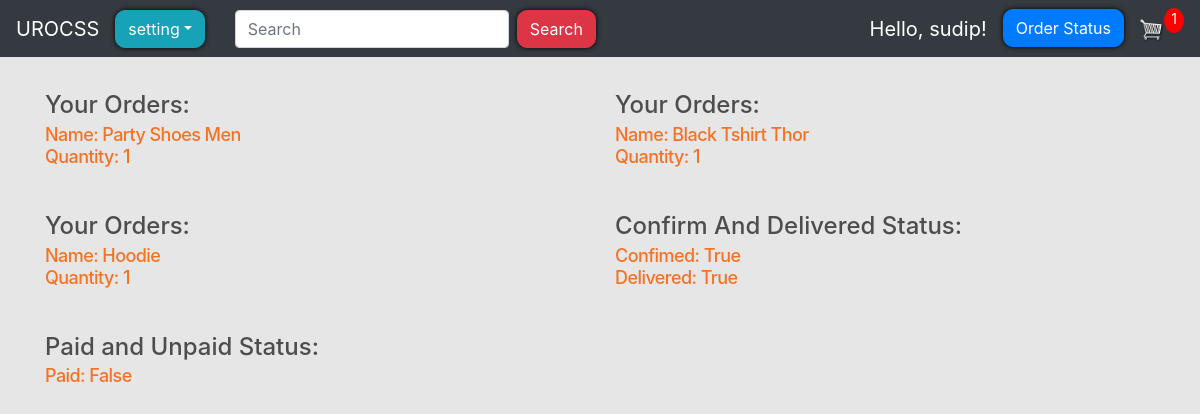
Before: /view_order_detail_user/1589534207.360612 (signed in) with the older database file.
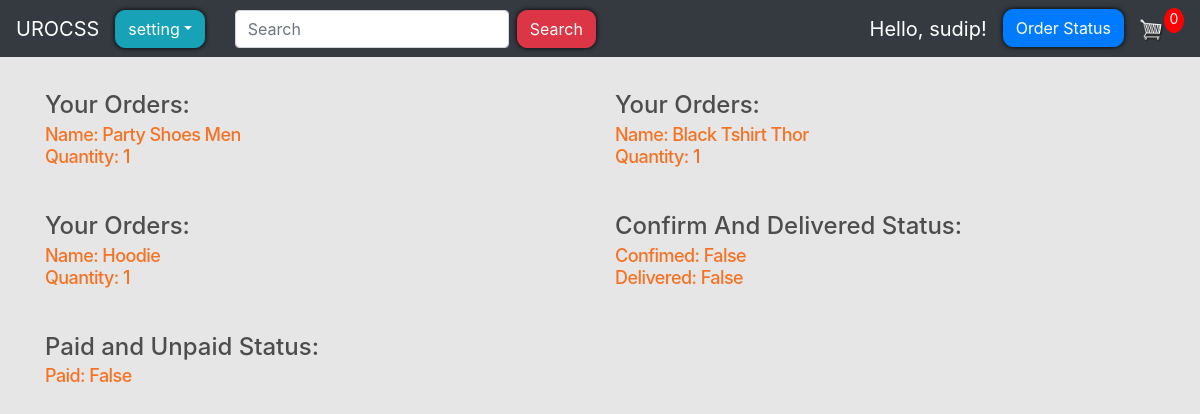
After: the same page with the newer database file.
### store/models.py (models this page shows, shortened)
class OrderDeliveryStatus(models.Model):
    order = models.ForeignKey(Order, on_delete=models.SET_NULL, blank=True, null=True)
    customer = models.ForeignKey(User, on_delete=models.SET_NULL, blank=True, null=True)
    address = models.CharField(max_length=200, null=True)
    confirmed = models.BooleanField(default=False)
    delivered = models.BooleanField(default=False)

### store/views.py (the view)
@login_required(login_url="login")
def view_order_detail_user(request, id):
    orders = Order.objects.get(transaction_id=id)
    order_items = orders.orderitem_set.all()
    order_delivery_status = orders.orderdeliverystatus_set.all()
    order_payment_status = orders.paymentinfo_set.all()
    if request.user.is_authenticated:
        try:
            order_c = Order.objects.get(customer=request.user, complete=False)
            cartItems = order_c.get_cart_items
        except:
            order = {"get_cart_items": 0, "get_cart_total": 0, "shipping": False}
            cartItems = order["get_cart_items"]
    else:
        order_c = {"get_cart_items": 0, "get_cart_total": 0, "shipping": False}
        cartItems = order_c["get_cart_items"]
    context = {
        "order_items": order_items,
        "order_delivery_statuses": order_delivery_status,
        "order_payment_statuses": order_payment_status,
        "cartItems": cartItems,
    }
    return render(request, "store/order_detail_user.html", context)

### store/models.py (called while the page is built)
    def __str__(self):
        return self.name

    @property
    def get_cart_items(self):
        orderitems = self.orderitem_set.all()
        total = sum([item.quantity for item in orderitems])
        return total

### store/templates/store/order_detail_user.html
{% extends 'store/Main.html' %}
{% load static %}
{% block login-logout %}
<div class="collapse navbar-collapse" id="navbarSupportedContent">
    <ul class="navbar-nav mr-auto">
        <li class="nav-item active navbar-brand">
            Hello, {{request.user}}!
        </li>
        <li class=" nav-item active">
            {% if request.user.is_authenticated %}
            <a style='border-radius: 10px; box-shadow: hsl(0, 86%, 0%) 0 0 5px;' href="{% url 'order_status' %}"
                class="btn btn-primary"> Order Status</a>
            {% else %}
            <a style='border-radius: 10px; box-shadow: hsl(0, 86%, 0%) 0 0 5px;' href="{% url 'login' %}"
                class="btn btn-success"> login</a>
            {% endif %}
        </li>
    </ul>
</div>
{% endblock login-logout %}
{% block content %}
<div class="row">
    {% for order_item in order_items %}
    <div class=" col-lg-6 margin-adder">
        <h4>Your Orders:</h4>
        <div class="box-element-order product" id="each_order">
            <h6 class="price">Name: {{order_item.product}}</h6>
            <h6 class="price">Quantity: {{order_item.quantity}}</h6>
        </div>
    </div>
    {% endfor %}
    {% for order_delivery_status in order_delivery_statuses %}
    <div class=" col-lg-6 margin-adder">
        <h4>Confirm And Delivered Status:</h4>
        <div class="box-element-order product" id="each_order">
            <h6 class="price">Confimed: {{order_delivery_status.confirmed}}</h6>
            <h6 class="price">Delivered: {{order_delivery_status.delivered}}</h6>
        </div>
    </div>
    {% endfor %}
    {% for order_payment_status in order_payment_statuses %}
    <div class=" col-lg-6 margin-adder">
        <h4>Paid and Unpaid Status:</h4>
        <div class="box-element-order product" id="each_order">
            <h6 class="price">Paid: {{order_payment_status.paid}}</h6>
        </div>
    </div>
    {% endfor %}
</div>
{% endblock %}

Changed rows visible on the page:
changed OrderDeliveryStatus: confirmed "True" → "False"; delivered "True" → "False"
Other visible differences:
{{ cartItems }}: "1" → "0"
